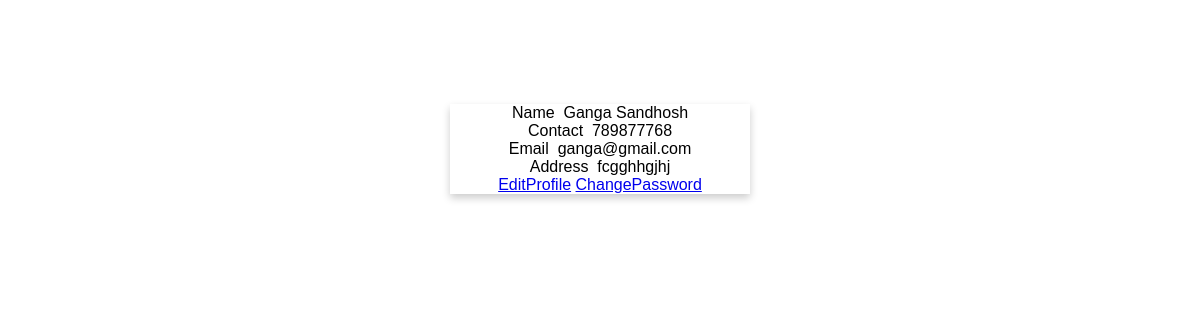
Screenshot of /webuser/Profile/ (signed in) with the database file from the repository.
### Admin/models.py (models this page shows)
class tbl_newuser(models.Model):
    name=models.CharField(max_length=40)
    contact=models.CharField(max_length=45)
    email=models.CharField(max_length=40)
    address=models.CharField(max_length=55)
    gender=models.CharField(max_length=45)
    place=models.ForeignKey(tbl_place,on_delete=models.CASCADE)
    photo=models.FileField(upload_to="Userphoto/")
    password=models.CharField(max_length=45)

### User/views.py (the view)
# urls.py: path('Profile/',views.profile,name="profile"),
def profile(request):
    User=tbl_newuser.objects.get(id=request.session['uid'])
    return render(request,'User/Profile.html',{'i':User})

### User/Templates/User/Profile.html (shortened to what this page needs)
<!DOCTYPE html>
<html lang="en">
<head>
</head>
<body>
    <form method="POST">
        <div class="Container">
            <div class="Card">
                <div><Label>Name</Label>&nbsp;&nbsp;{{i.name}}</div>
                <div><label>Contact</label>&nbsp;&nbsp;{{i.contact}}</div>
                <div><label>Email</label>&nbsp;&nbsp;{{i.email}}</div>
                <div><label>Address</label>&nbsp;&nbsp;{{i.address}}</div>
                <div>
                    <a href="{% url 'webuser:editprofile' %}">EditProfile</a>
                    <a href="{% url 'webuser:changepassword' %}">ChangePassword</a>
                </div>
            </div>
        </div>
    </form>
</body>
</html>

### User/Templates/User/Profile.html (style rules this page uses)
.Container { padding: 6rem 0; background-color: white; }
.Card { box-shadow: 0 4px 8px 0 rgba(0, 0, 0, 0.2); max-width: 300px; margin: auto; text-align: center; font-family: arial; }

### rows the page displays
tbl_newuser: name "Ganga Sandhosh", contact "789877768", email "ganga@gmail.com", address "fcgghhgjhj"
